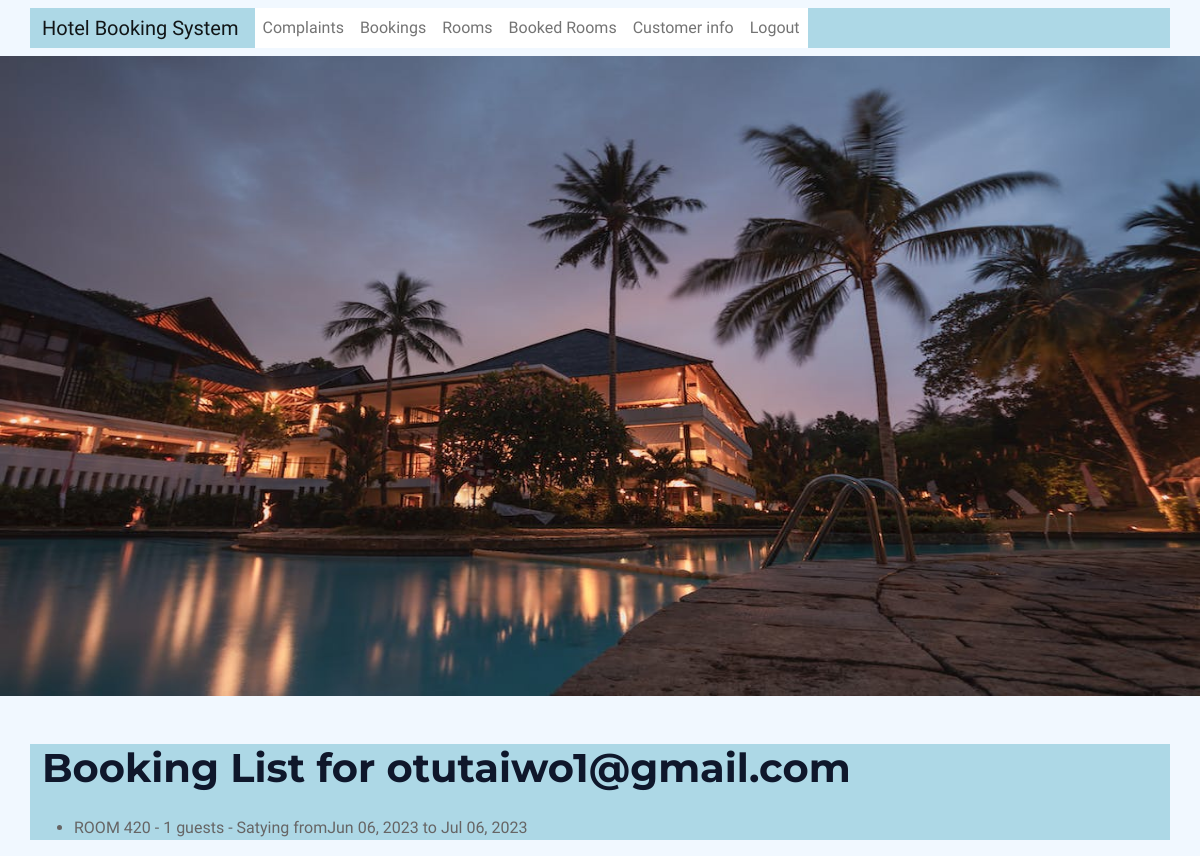
Page /customer_bookings/11/ (signed in) on the committed database.
### bookings/models.py (models this page shows, shortened)
class Booking(models.Model):
    user = models.ForeignKey(settings.AUTH_USER_MODEL, on_delete=models.CASCADE)
    admin_user= models.ForeignKey(settings.AUTH_USER_MODEL, on_delete=models.CASCADE, related_name='bookings_admin', default=1)
    room = models.ForeignKey(Room, on_delete=models.CASCADE)
    check_in = models.DateField()
    check_out = models.DateField()
    created_at = models.DateTimeField(auto_now_add=True)
    updated_at = models.DateTimeField(auto_now=True)
    status_choices = [
        ('pending', 'Pending'),
        ('accepted', 'Accepted'),
        ('rejected', 'Rejected'),
    ]
    status = models.CharField(max_length=10, choices=status_choices, default='pending')
    number_of_guests = models.PositiveIntegerField()
    customer_email = models.EmailField(max_length=255)
    customer_name =  models.CharField(max_length=100, default='')

class Room(models.Model):
    ROOM_TYPE_CHOICES = (
        ('standard', 'Standard'),
        ('deluxe', 'Deluxe'),
        ('suite', 'Suite'),
    )
    user = models.ForeignKey(settings.AUTH_USER_MODEL, on_delete=models.CASCADE)
    admin_user= models.ForeignKey(settings.AUTH_USER_MODEL, on_delete=models.CASCADE, related_name='room_admin', default=1)
    name = models.CharField(max_length=100)
    room_type = models.CharField(max_length=10, choices=ROOM_TYPE_CHOICES, default='standard')
    room_number = models.PositiveIntegerField(unique=True)
    description = models.TextField(blank=True)
    price = models.DecimalField(max_digits=8, decimal_places=2)
    image = models.ImageField(upload_to='rooms', blank=True)
    available = models.BooleanField(default=True)
    created_at = models.DateTimeField(auto_now_add=True)
    updated_at = models.DateTimeField(auto_now=True)

### accounts/models.py (models this page shows, shortened)
class CustomUser(AbstractBaseUser):
    email = models.EmailField(verbose_name='Email', max_length=255, unique=True)
    first_name = models.CharField(verbose_name='First Name', max_length=255, blank=True)
    last_name = models.CharField(verbose_name='Last Name', max_length=255, blank=True)
    is_staff = models.BooleanField(default=False)
    is_active = models.BooleanField(default=True)
    is_admin = models.BooleanField(default=False)
    is_customer = models.BooleanField(default=True)
    is_superuser = models.BooleanField(default=False)
    created_at = models.DateTimeField(auto_now_add=True)
    updated_at = models.DateTimeField(auto_now=True)
    objects = CustomUserManager()
    USERNAME_FIELD = 'email'
    REQUIRED_FIELDS = []

### bookings/views.py (the view)
# urls.py: path('bookings/<int:user_id>/', CustomerBookingsAPIView.as_view(), name='customer_bookings'),
@login_required
def customer_bookings(request, user_id):
    bookings = Booking.objects.filter(user__id=user_id)
    return render(request, 'customer_bookings.html', {'bookings': bookings})

### bookings/templates/customer_bookings.html
{% extends 'base.html' %}
{% block content %}
  <h1 class="text-2xl font-bold mb-4">Booking List for {{ bookings.0.user.email }}</h1>
  {% if bookings %}
    <ul class="list-disc pl-6">
      {% for booking in bookings %}
        <li class="mb-2">
          <span class="font-bold">{{ booking.room.name }}</span> - {{ booking.number_of_guests }} guests - Satying from{{ booking.check_in|date:"M d, Y" }} to {{ booking.check_out|date:"M d, Y" }}
        </li>
      {% endfor %}
    </ul>
  {% else %}
    <p class="text-gray-500 text-lg">No bookings found.</p>
  {% endif %}
{% endblock %}

### bookings/static/css/style.css (style rules this page uses)
:root { --primary: #FEA116; --light: #F1F8FF; --dark: #0F172B; }

### rows in the picture
Booking: user.email "otutaiwo1@gmail.com", room.name "ROOM 420", number_of_guests "1", check_in "Jun 06, 2023", check_out "Jul 06, 2023"
